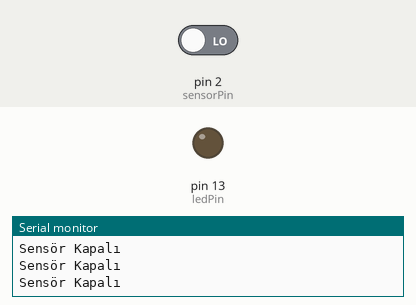
Simulated run of this sketch. Board: Arduino Uno, built with avr-gcc and run on an emulated ATmega328P. On the bench: output pins drawn as LEDs (lit = HIGH), the last lines printed to the serial monitor. The test bench sets the inputs (shaded band); at power-on: pin 2 (sensorPin) LOW.

Above: at 2.8 s.
2.9 s: pin 2 (sensorPin) driven HIGH
At 3.6 s:
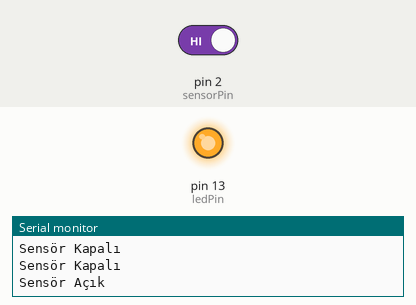
4.5 s: pin 2 (sensorPin) driven LOW
At 6.3 s:
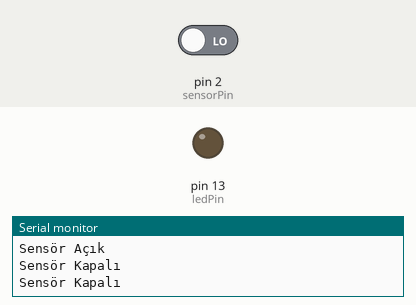
Timing chart, 0 to 7.8 s (numbered marks = the images above; inputs shaded):
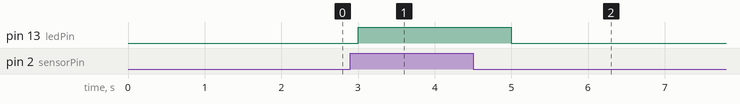

Measured:
- after the input at 2.9 s, pin 13 (ledPin): LOW → HIGH after 0.10 s
- after the input at 4.5 s, pin 13 (ledPin): HIGH → LOW after 0.50 s

The sketch:

civa.ino
```cpp
const int sensorPin = 2;  // Civa sensörünün bağlı olduğu pin
const int ledPin = 13;    // Harici LED'in bağlı olduğu pin

void setup() {
  Serial.begin(9600); // Seri iletişimi başlat
  pinMode(sensorPin, INPUT); // Sensör pinini giriş olarak ayarla
  pinMode(ledPin, OUTPUT);   // Harici LED pinini çıkış olarak ayarla
}

void loop() {
  int sensorState = digitalRead(sensorPin); // Sensör pinini oku

  if (sensorState == HIGH) { // Sensör etkinse
    Serial.println("Sensör Açık"); // Seri monitöre "Sensör Açık" yazdır
    digitalWrite(ledPin, HIGH);   // Harici LED'i yak
  } else { // Sensör etkin değilse
    Serial.println("Sensör Kapalı"); // Seri monitöre "Sensör Kapalı" yazdır
    digitalWrite(ledPin, LOW);   // Harici LED'i kapat
  }

  delay(1000); // 1 saniye bekle
}
```
